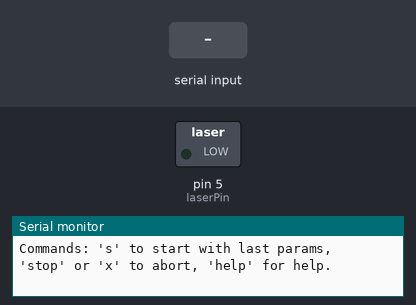
This sketch was run on a simulated Arduino Uno, built with avr-gcc and run on an emulated ATmega328P. On the bench: switched loads named in the sketch (green lamp = pin HIGH), the last lines printed to the serial monitor. The test bench sets the inputs (shaded band).

Above: at 1.2 s.
1.3 s: "s\n" received over Serial
4.3 s: "stop\n" received over Serial
5.8 s: "90,45,200\n" received over Serial
At 6.95 s:
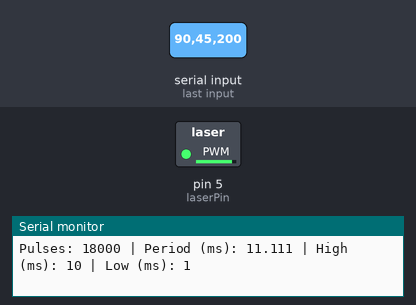
Timing chart, 0 to 14.8 s (numbered marks = the images above; inputs shaded):
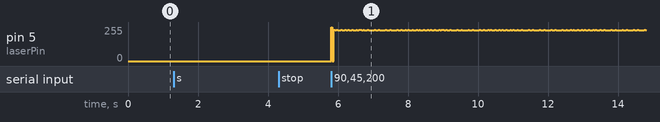

The sketch:

Laser_stimulation_V2.ino
```cpp
// ===========================
// Optogenetic TTL Stimulation (Serial-Configurable)
// ===========================
// Features
// - Control TTL pulses via serial commands like:
//     20Hz,5ms,10s
//     1 Hz, 10 ms, 1 s
//     40, 2, 5          (positional defaults: Hz, ms, s)
// - Type 'help' for usage. Type 'stop' (or send 'x') during stimulation to abort.
// - Echoes parsed parameters and performs basic validation.
// - Non-blocking serial reads during stimulation to allow abort.
//
// Wiring
//   laser/LED TTL input  <-- pin 5 (laserPin)
//   laser/LED ground     <-- GND
//   (Use a proper laser driver. For LED test on 5V, include ~220 Ω series resistor.)

const uint8_t  laserPin = 5;   // DIGITAL OUTPUT PIN FOR TTL

// "Last used" defaults (used if user just sends 's')
float lastFreqHz = 20.0f;
float lastPulseMs = 5.0f;
float lastDurMs = 10000.0f;

// ----------------- Utility helpers -----------------
void toLowerInPlace(String &s) {
  for (size_t i = 0; i < s.length(); ++i) s[i] = (char)tolower(s[i]);
}

// Extract leading number from token (supports float); returns NAN on failure
float parseLeadingNumber(const String &tok) {
  int i = 0;
  bool seenDigit = false, seenDot = false;
  while (i < tok.length()) {
    char c = tok[i];
    if (isdigit(c)) { seenDigit = true; i++; }
    else if (c == '.' && !seenDot) { seenDot = true; i++; }
    else break;
  }
  if (!seenDigit) return NAN;
  return tok.substring(0, i).toFloat();
}

// Returns true if token contains substring (case-insensitive)
bool containsCI(const String &tok, const char *needle) {
  String t = tok; toLowerInPlace(t);
  return t.indexOf(needle) >= 0;
}

// Split a line by commas or whitespace into up to maxParts tokens
int splitFlexible(String s, String parts[], int maxParts) {
  // Replace commas and semicolons with spaces to unify
  for (int i = 0; i < s.length(); ++i) {
    char c = s[i];
    if (c == ',' || c == ';' || c == '\t') s[i] = ' ';
  }
  s.trim();
  int count = 0;
  int start = 0;
  while (count < maxParts) {
    // Skip spaces
    while (start < s.length() && s[start] == ' ') start++;
    if (start >= s.length()) break;
    int end = start;
    while (end < s.length() && s[end] != ' ') end++;
    parts[count++] = s.substring(start, end);
    start = end + 1;
  }
  return count;
}

// Parse a command line into freq (Hz), pulse (ms), dur (ms)
// Accepted forms:
//  - "20Hz 5ms 10s" (any separators)
//  - "1hz 10 ms 1 s"
//  - "40 2 5" (positional defaults: Hz, ms, s)
// Returns true on success.
bool parseCommandLine(String line, float &freqHz, float &pulseMs, float &durMs) {
  line.trim();
  toLowerInPlace(line);

  if (line == "s" || line == "start") { // use last params
    freqHz = lastFreqHz; pulseMs = lastPulseMs; durMs = lastDurMs; return true;
  }

  String toks[6];
  int n = splitFlexible(line, toks, 6);
  if (n == 0) return false;

  // If user typed a keyword command, handle it elsewhere
  if (toks[0] == "help" || toks[0] == "stop" || toks[0] == "x") return false;

  // Try to assign by units first
  float f = NAN, pw_ms = NAN, dur_ms = NAN;
  for (int i = 0; i < n; ++i) {
    String t = toks[i];
    float val = parseLeadingNumber(t);
    if (isnan(val)) continue;

    if (containsCI(t, "hz")) {
      f = val;
    } else if (containsCI(t, "ms")) {
      // token declares milliseconds explicitly
      if (isnan(pw_ms)) pw_ms = val; else if (isnan(dur_ms)) dur_ms = val; else {/*extra ignored*/}
    } else if (containsCI(t, "sec") || (t.endsWith("s") && !t.endsWith("ms"))) {
      // seconds (e.g., 10s, 10sec, 10seconds)
      float ms = val * 1000.0f;
      if (isnan(dur_ms)) dur_ms = ms; else if (isnan(pw_ms)) pw_ms = ms; else {/*extra ignored*/}
    } else {
      // No unit: assign positionally later
    }
  }

  // Fill in remaining from positional defaults: Hz, ms, s
  int pos = 0;
  for (int i = 0; i < n; ++i) {
    String t = toks[i];
    float val = parseLeadingNumber(t);
    if (isnan(val)) continue;

    bool hasUnit = containsCI(t, "hz") || containsCI(t, "ms") || containsCI(t, "sec") || (t.endsWith("s") && !t.endsWith("ms"));
    if (hasUnit) continue; // already handled

    if (pos == 0 && isnan(f)) { f = val; pos++; }
    else if (pos <= 1 && isnan(pw_ms)) { pw_ms = val; pos++; }
    else if (pos <= 2 && isnan(dur_ms)) { dur_ms = val * 1000.0f; pos++; }
  }

  // Final sanity check / defaults
  if (isnan(f) || isnan(pw_ms) || isnan(dur_ms)) return false;

  freqHz  = f;
  pulseMs = pw_ms;
  durMs   = dur_ms;
  return true;
}

// Deliver TTL pulses; returns when done or aborted.
bool deliverPulses(float freqHz, float pulseMs, float durMs) {
  if (freqHz <= 0 || pulseMs <= 0 || durMs <= 0) return false;

  float periodMs = 1000.0f / freqHz;
  if (pulseMs >= periodMs) {
    Serial.println(F("! Pulse width >= period; clamping to 90% of period."));
    pulseMs = periodMs * 0.9f;
  }

  unsigned long uPulse = (unsigned long)(pulseMs + 0.5f);
  unsigned long uOff   = (unsigned long)(periodMs - pulseMs + 0.5f);
  unsigned long totalPulses = (unsigned long)((durMs / periodMs) + 0.5f);

  Serial.print(F("Pulses: ")); Serial.print(totalPulses);
  Serial.print(F(" | Period (ms): ")); Serial.print(periodMs, 3);
  Serial.print(F(" | High (ms): ")); Serial.print(uPulse);
  Serial.print(F(" | Low (ms): ")); Serial.println(uOff);

  unsigned long started = millis();
  for (unsigned long i = 0; i < totalPulses; ++i) {
    // Abort if user types 'x' or 'stop'
    if (Serial.available()) {
      String s = Serial.readStringUntil('\n');
      s.trim(); toLowerInPlace(s);
      if (s == "x" || s == "stop" || s == "abort") {
        Serial.println(F("<< Aborted by user."));
        digitalWrite(laserPin, LOW);
        return false;
      }
    }

    digitalWrite(laserPin, HIGH);
    delay(uPulse);
    digitalWrite(laserPin, LOW);
    delay(uOff);
  }

  unsigned long elapsed = millis() - started;
  Serial.print(F(">> Stimulation complete. Elapsed ms: "));
  Serial.println(elapsed);
  return true;
}

// ----------------- Arduino setup/loop -----------------
void setup() {
  pinMode(laserPin, OUTPUT);
  digitalWrite(laserPin, LOW);
  Serial.begin(115200);
  delay(50);
  Serial.println(F("\nOpto TTL ready."));
  Serial.println(F("Type examples: 20Hz,5ms,10s  |  1 Hz 10 ms 1 s  |  40 2 5"));
  Serial.println(F("Commands: 's' to start with last params, 'stop' or 'x' to abort, 'help' for help."));
}

void loop() {
  if (Serial.available()) {
    String line = Serial.readStringUntil('\n');
    line.trim();
    String lower = line; toLowerInPlace(lower);

    if (lower == "help") {
      Serial.println(F("Usage: <freq><Hz>, <pulse><ms>, <duration><s>"));
      Serial.println(F("Examples: 20Hz 5ms 10s | 1hz,10ms,1s | 40 2 5 (defaults Hz,ms,s)"));
      Serial.println(F("Then stimulation starts immediately. Type 'x' to abort."));
      return;
    }

    float f, pw, dur;
    if (!parseCommandLine(line, f, pw, dur)) {
      Serial.println(F("! Could not parse. Type 'help' for examples."));
      return;
    }

    // Save as last used
    lastFreqHz = f; lastPulseMs = pw; lastDurMs = dur;

    Serial.print(F(">> Starting: ")); Serial.print(f, 3); Serial.print(F(" Hz, "));
    Serial.print(pw, 3); Serial.print(F(" ms, "));
    Serial.print(dur/1000.0f, 3); Serial.println(F(" s"));

    deliverPulses(f, pw, dur);
  }
}
```
